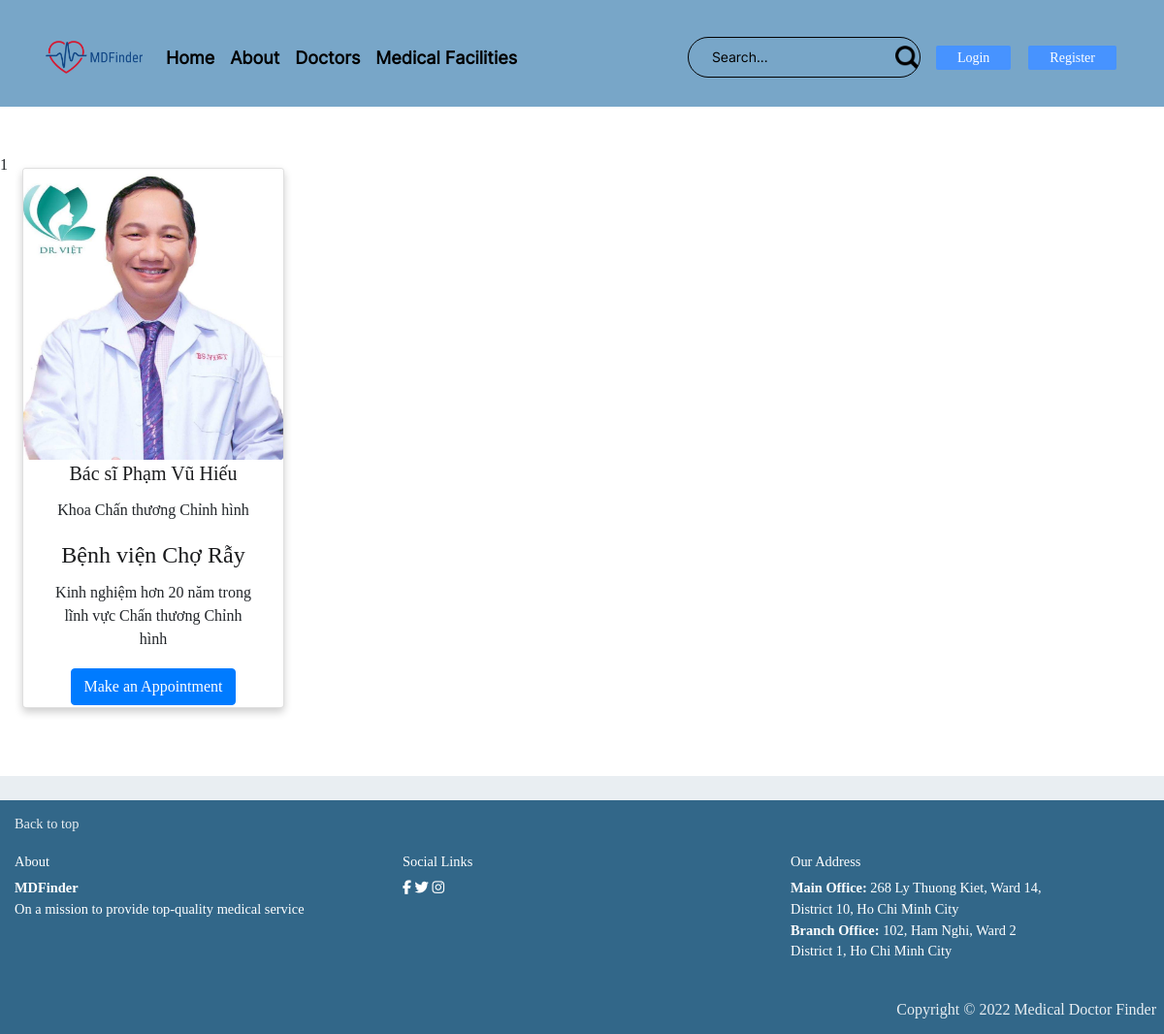
Before: /index.php?page=doctor-profile&md_id=1 with the older database file.
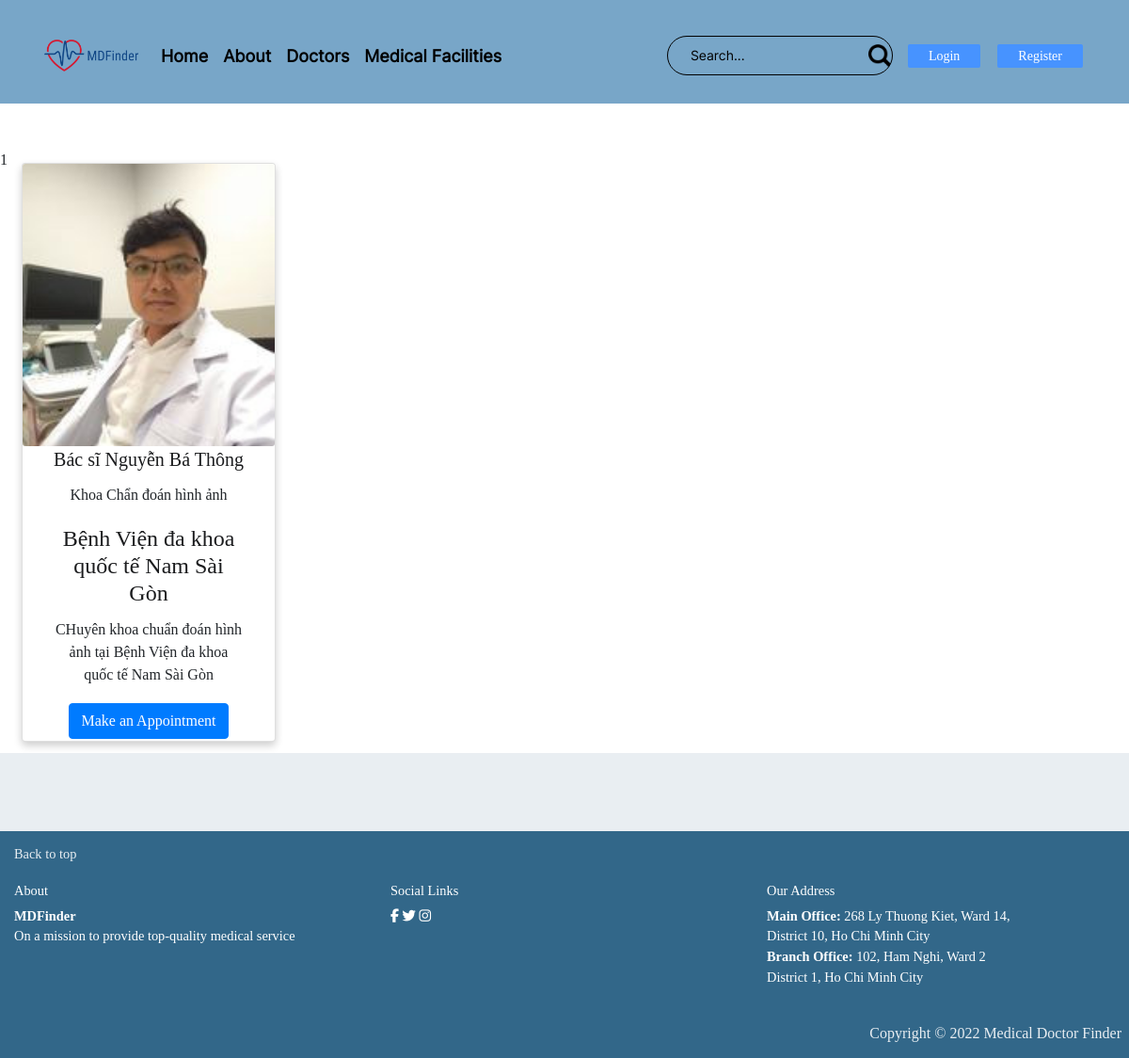
After: the same page with the newer database file.
### tables this page shows
CREATE TABLE `doctor` (
  `md_id` int(32) NOT NULL,
  `md_name` varchar(41) DEFAULT NULL,
  `md_dept` varchar(50) DEFAULT NULL,
  `md_clinic` varchar(600) DEFAULT NULL,
  `md_address` varchar(100) DEFAULT NULL,
  `md_photo` varchar(100) DEFAULT NULL,
  `md_desc` varchar(1300) DEFAULT NULL,
  `md_degree` varchar(500) DEFAULT NULL,
  `user_id` int(32) DEFAULT NULL
);

### libs/cards_display.php (the view, shortened to what this page needs)
<?php
function md_profile($md_id, $md_name, $md_dept, $md_photo, $md_clinic, $md_address, $md_desc, $md_degree){
    $element="
    <div class=\"col-md-3 col-sm-6 col-xs-12\">
                        <div class=\"card\">
                            <img src=\"$md_photo\" class=\"card-img\" alt=\"\">
                            <div class=\"card-container\">
                                <h5 class=\"card-title\">$md_name</h5>
                                <p class=\"card-text\">Khoa $md_dept</p>
                                <h4 class=\"card-text\">$md_clinic</h4>
                                <p class=\"card-text\">$md_desc</p>
                                <a href=\"?page=make-appointment&md_id=$md_id\" class=\"btn btn-primary\">Make an Appointment</a>
                            </div>
                        </div>
                    </div>";
    echo $element;
}
?>

### views/doctor-profile.php (shortened to what this page needs)
<?php
require('libs/cards_display.php');
require('libs/database/databaseimplement.php');
$database = new DatabaseClass(db_name:"mdfinder", table_name:"doctor");
?>
<!DOCTYPE html>
<html lang="en">
<head>
    <link rel="stylesheet" href="./assets/css/style.css">
    <link rel="stylesheet" href="./assets/css/login.css">
    <link rel="stylesheet" href="./assets/css/register.css">
    <link rel="stylesheet" href="./assets/css/main.css">
    <link rel="stylesheet" href="./assets/css/utilities.css">
    <link rel="stylesheet" href="./assets/css/utils.css">
    <link rel="stylesheet" href="https://maxcdn.bootstrapcdn.com/bootstrap/4.5.2/css/bootstrap.min.css">
</head>
<body>
<?php include 'components/header.php'; ?>
<div class="container-fluid">
    <div class="row text-center py-5">
        <?php
            $md_id = $_GET['md_id'];
            $result = $database->displayDoctor($md_id);
            while ($row = mysqli_fetch_assoc($result)){
                md_profile( $row['md_id'],
                            $row['md_name'],
                            $row['md_dept'],
                            $row['md_photo'],
                            $row['md_clinic'],
                            $row['md_address'],
                            $row['md_desc'],
                            $row['md_degree']
                        );
            }
        ?>
    </div>
</div>
<?php include 'components/footer.php'; ?>
</body>
</html>

Changed rows visible on the page:
changed doctor: md_photo: picture added in place of a placeholder; md_name "Bác sĩ Phạm Vũ Hiếu" → "Bác sĩ Nguyễn Bá Thông"; md_dept "Chấn thương Chỉnh hình" → "Chẩn đoán hình ảnh"; md_clinic "Bệnh viện Chợ Rẫy" → "Bệnh Viện đa khoa quốc tế Nam Sài Gòn"; md_desc "Kinh nghiệm hơn 20 năm trong lĩnh vực Chấn thương Chỉnh hình" → "CHuyên khoa chuẩn đoán hình ảnh tại Bệnh Viện đa khoa quốc tế Nam Sài Gòn"
